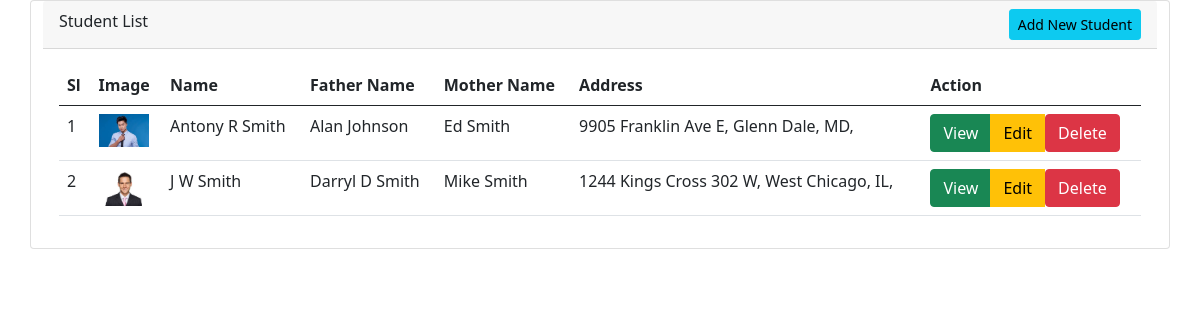
The page / on the database its author committed.
### tables this page shows
CREATE TABLE IF NOT EXISTS `students` (
  `id` int NOT NULL AUTO_INCREMENT,
  `image` varchar(191) NOT NULL,
  `name` varchar(50) NOT NULL,
  `age` int NOT NULL,
  `father_name` varchar(50) NOT NULL,
  `mother_name` varchar(50) NOT NULL,
  `address` longtext NOT NULL,
  `district` varchar(100) NOT NULL,
  `thana` varchar(100) NOT NULL,
  `postoffice` varchar(100) NOT NULL,
  `zipcode` int NOT NULL,
  PRIMARY KEY (`id`)
);

### database.php (called while the page is built, shortened)
<?php
class database
{
    protected function connect()
    {
        $this->host = 'localhost';
        $this->dbusername = 'root';
        $this->dbpassword = '';
        $this->dbname = 'crud';
        $con = new mysqli($this->host, $this->dbusername, $this->dbpassword, $this->dbname);
        return $con;
    }
}

### crud.php (called while the page is built, shortened)
<?php
include "database.php";
class query extends database
{
    public function getData($table, $field = '*', $condition_arr = null, $order_by_field = null, $order_by_type = 'desc', $limit = null)
    {
        $sql = "select $field from $table";
        $result = $this->connect()->query($sql);
        $arr = array();
        if ($result->num_rows > 0) {
            while ($row = $result->fetch_assoc()) {
                $arr[] = $row;
            }
        }
        return $arr;
    }
}

### index.php (the view, shortened to what this page needs)
<?php
include 'crud.php';
$data = new query();
$students = $data->getData('students');
?>
<!doctype html>
<html lang="en">
<head>
    <?php include 'css.php' ?>
</head>
<body>
    <section>
        <div class="container">
            <div class="row">
                <div class="card">
                    <div class="card-header">
                        Student List
                        <a href="/addStudent.php" class="btn btn-info btn-sm" style="float: right">Add New Student</a>
                    </div>
                    <div class="card-body">
                        <table class="table">
                            <thead>
                                <tr>
                                    <th>Sl</th>
                                    <th>Image</th>
                                    <th>Name</th>
                                    <th>Father Name</th>
                                    <th>Mother Name</th>
                                    <th>Address</th>
                                    <th>Action</th>
                                </tr>
                            </thead>
                            <tbody>
                                <?php foreach ($students as $key => $value) { ?>
                                    <tr>
                                        <td><?php echo $key +1 ?></td>
                                        <td><img src="uploads/<?php echo $value['image'] ?>" width="50px"></td>
                                        <td><?php echo $value['name'] ?></td>
                                        <td><?php echo $value['father_name'] ?></td>
                                        <td><?php echo $value['mother_name'] ?></td>
                                        <td><?php echo $value['address'] ?></td>
                                        <td>
                                            <div class="btn-group">
                                                <a href="/viewStudent.php?id=<?php echo $value['id'] ?>" class="btn btn-success">View</a>
                                                <a href="/editStudent.php?id=<?php echo $value['id'] ?>" class="btn btn-warning">Edit</a>
                                                <form action="/deleteStudent.php" method="POST" onsubmit="return formConfirm()">
                                                    <button class="btn btn-danger">Delete</button>
                                                </form>
                                            </div>
                                        </td>
                                    </tr>
                                <?php } ?>
                            </tbody>
                        </table>
                    </div>
                </div>
            </div>
        </div>
    </section>
</body>
</html>

### rows shown on the page
students: image (picture), name "Antony R Smith", father_name "Alan Johnson", mother_name "Ed Smith", address "9905 Franklin Ave E, Glenn Dale, MD,"
students: image (picture), name "J W Smith", father_name "Darryl D Smith", mother_name "Mike Smith", address "1244 Kings Cross 302 W, West Chicago, IL,"
